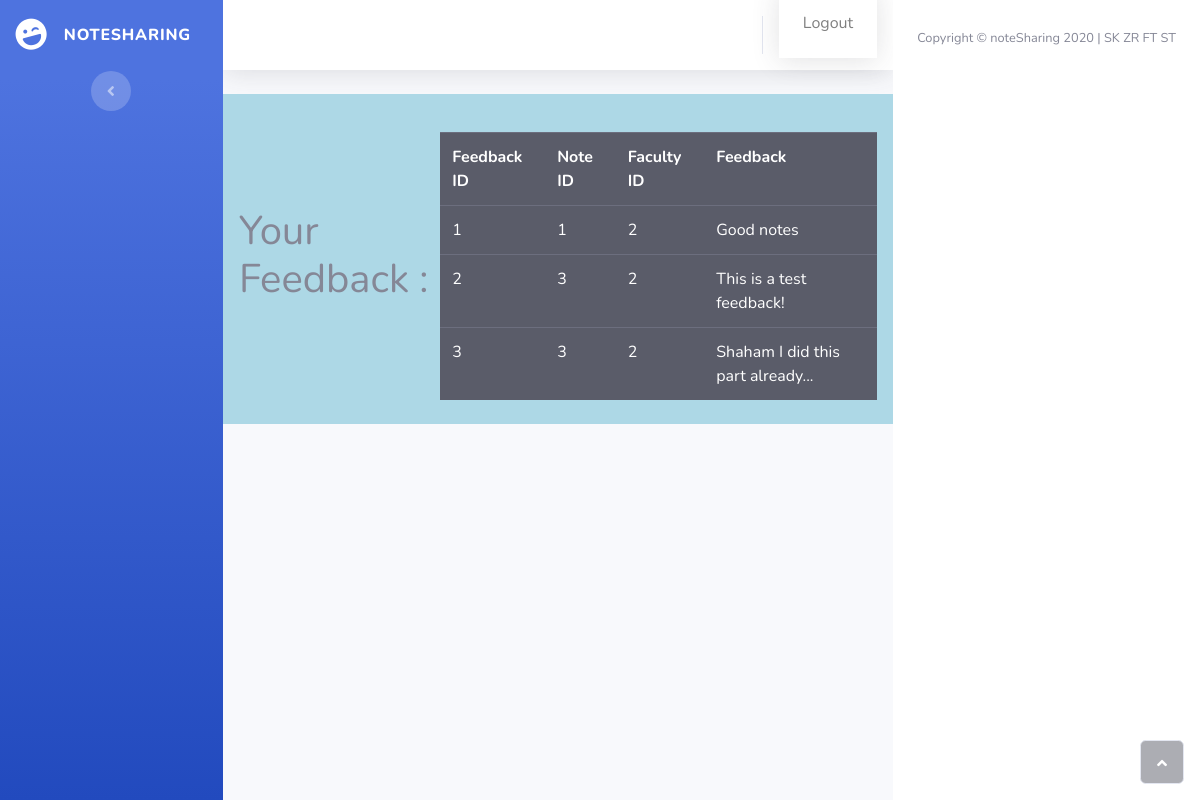
/view-feedback (signed in), run on an earlier commit of the app's database.
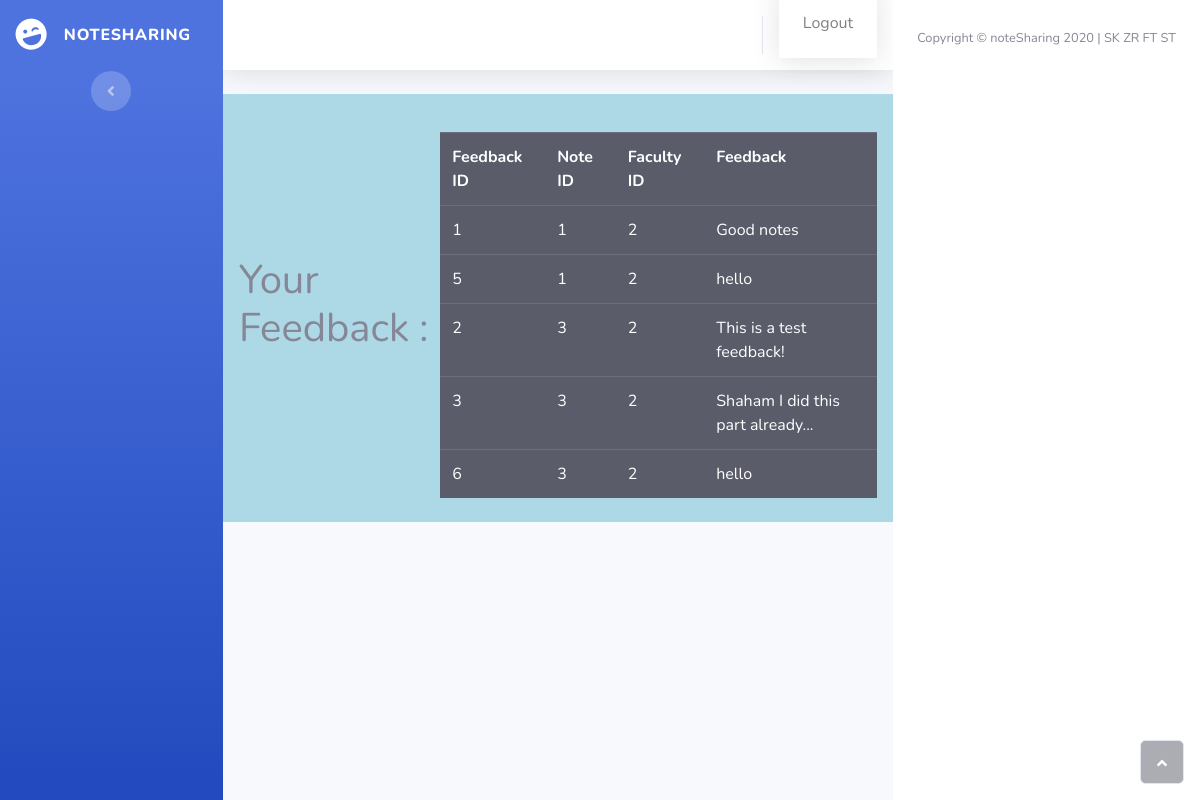
And on a later commit of the database.
### swe_project/models.py (models this page shows)
class Feedback(db.Model):
    id=db.Column(db.Integer,primary_key=True)
    note_id=db.Column(db.Integer,db.ForeignKey('notes.id'),nullable=False)
    faculty_id=db.Column(db.Integer,db.ForeignKey('faculty.id'),nullable=False)
    feedback=db.Column(db.String(500),nullable=False)
    def fbl(student_user_id): #Returns all the feedback for a given student.
        student=Student.query.filter_by(user_id=student_user_id).first()
        Feedbackstudent=[]
        for n in Notes.query.filter_by(student_id=student.id):
            for f in Feedback.query.all():
                if f.note_id==n.id:
                    Feedbackstudent.append(f)
        return Feedbackstudent

### swe_project/routes.py (the view)
@app.route('/view-feedback',methods=['GET','POST'])
@login_required
def viewfeedback():
    print("Student view feedback function now ...")
    return render_template('studentfeedback.html',FeedBackList=Feedback.fbl(current_user.id))

### swe_project/models.py (called while the page is built)
@login_manager.user_loader
def load_user(user_id):
    return User.query.get(int(user_id))

### swe_project/templates/studentfeedback.html (shortened to what this page needs)
<!DOCTYPE html>
<html>
<head>
    <link rel="stylesheet" href="static/assets/bootstrap/css/bootstrap.min.css">
    <link rel="stylesheet" href="static/assets/fonts/fontawesome-all.min.css">
</head>
<body id="page-top">
    <div id="wrapper">
        <nav class="navbar navbar-dark align-items-start sidebar sidebar-dark accordion bg-gradient-primary p-0">
            <div class="container-fluid d-flex flex-column p-0">
                <a class="navbar-brand d-flex justify-content-center align-items-center sidebar-brand m-0" href="#">
                    <div class="sidebar-brand-icon rotate-n-15"><i class="fas fa-laugh-wink"></i></div>
                    <div class="sidebar-brand-text mx-3"><span>noteSharing</span></div>
                </a>
                <div class="text-center d-none d-md-inline"><button class="btn rounded-circle border-0" id="sidebarToggle" type="button"></button></div>
            </div>
        </nav>
        <div class="d-flex flex-column" id="content-wrapper">
            <div id="content">
                <nav class="navbar navbar-light navbar-expand bg-white shadow mb-4 topbar static-top">
                    <div class="container-fluid"><button class="btn btn-link d-md-none rounded-circle mr-3" id="sidebarToggleTop" type="button"></button>
                        <ul class="nav navbar-nav flex-nowrap ml-auto">
                                <nav class="navbar navbar-dark navbar-expand bg-white shadow mb-4 topbar static-top">
                                    <a class="nav-item nav-link" href="{{ url_for('logout') }}">Logout</a>
                                </nav>
            </div>
            </nav>
            <nav class="navbar navbar-expand-lg class="navbar navbar-light" style="background-color:lightblue;">
    <h1>
            Your Feedback :
    </h1>
    <table class= "table table-dark" style="margin-top: 30px; margin-left: 10px;">
            <tr>
                  <th scope="col">
                  Feedback ID
                  </th>
                <th scope="col">
                   Note ID
                </th>
                <th scope= "col">
                   Faculty ID
                </th>
                <th scope= "col">
                   Feedback
                </th>
            </tr>
        {%for feed in FeedBackList%}
            <tr>
             <td scope="col">
                 {{feed.id}}
             </td>
                <td scope="col">
                    {{feed.note_id}}
                </td>
                <td scope="col">
                    {{feed.faculty_id}}
                </td>
                <td scope="col">
                    {{feed.feedback}}
                </td>
            </tr>
        {%endfor%}
        </table>
        </div>
        </div>
        <footer class="bg-white sticky-footer">
            <div class="container my-auto">
                <div class="text-center my-auto copyright"><span>Copyright © noteSharing 2020 | SK ZR FT ST</span></div>
            </div>
        </footer>
    </div><a class="border rounded d-inline scroll-to-top" href="#page-top"><i class="fas fa-angle-up"></i></a></div>
</body>
</html>

What changed in the data, as far as the page shows it:
added Feedback: id "5", note_id "1", faculty_id "2", feedback "hello"
added Feedback: id "6", note_id "3", faculty_id "2", feedback "hello"
